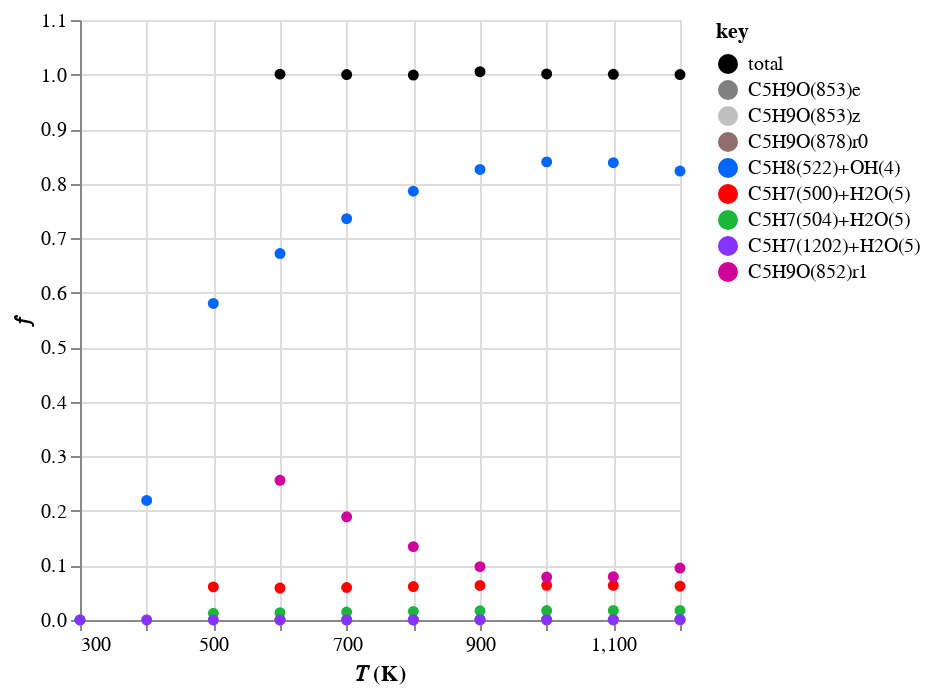
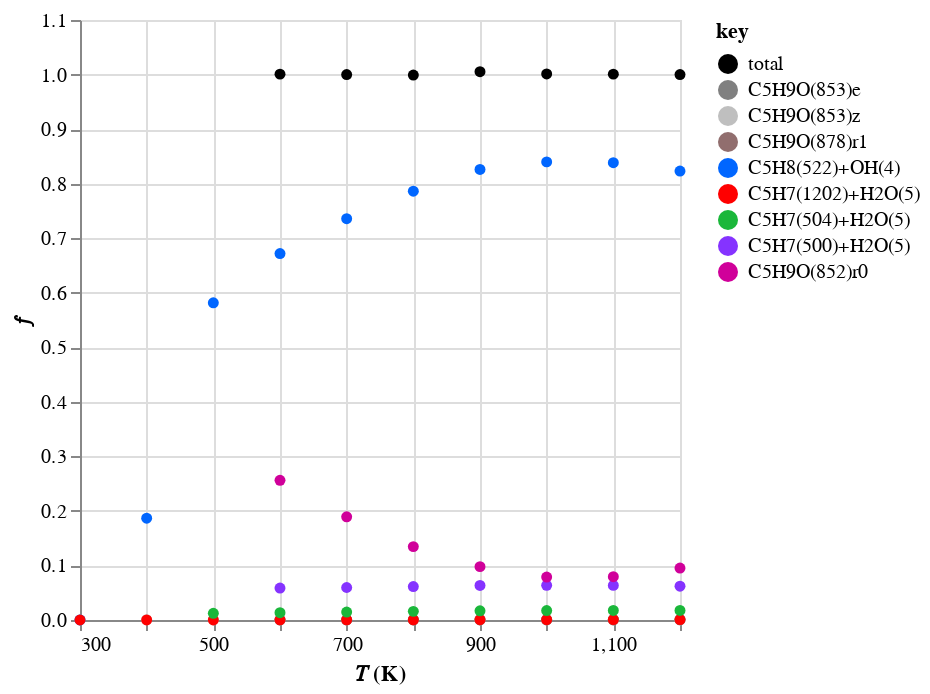
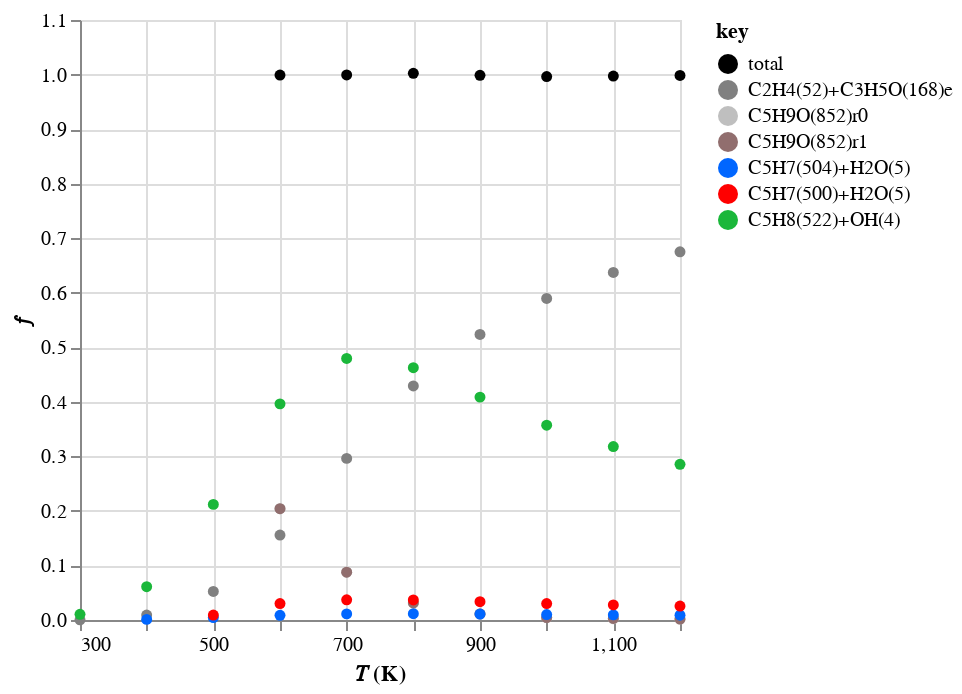
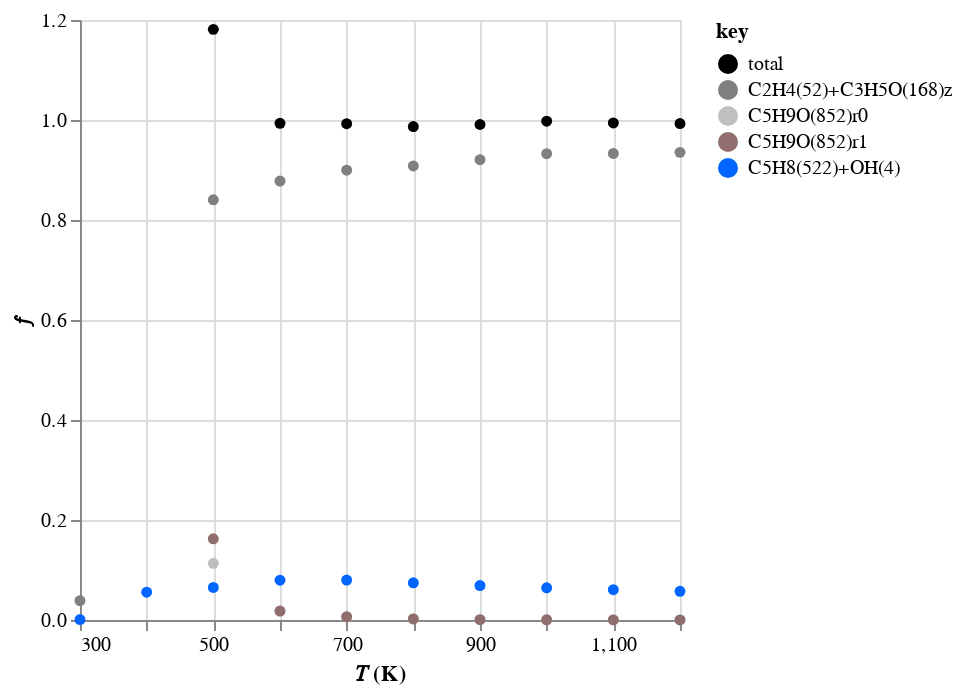

The cell these charts' notebook holds for them, in order:
### Code cell
from pathlib import Path

import automech as am
from project_utilities import p_

T_range = (300, 1200)

stoich = "C5H7"
stoich = "C5H7O2"
stoich = "C5H9"
stoich = "C5H9O"
tag = "Z_mess_v0"
root_path = Path("..")

calc_mech_json = p_.calculated_pes_mechanism(
    tag, stoich, "json", path=p_.data(root_path)
)
calc_mech = am.io.read(calc_mech_json)
am.display_branching_fractions(calc_mech, T_range=T_range)

### Figure 1 — Vega-Lite specification as saved in the notebook (floating-point values rounded to 4 significant figures)
{"config": {"view": {"continuousWidth": 300, "continuousHeight": 300}}, "data": {"name": "data-cc7a2105722701612d05f616d68de2b7"}, "mark": {"type": "point", "filled": true, "opacity": 1}, "encoding": {"color": {"field": "key", "scale": {"domain": ["total", "C5H9O(853)e", "C5H9O(853)z", "C5H9O(878)r0", "C5H8(522)+OH(4)", "C5H7(500)+H2O(5)", "C5H7(504)+H2O(5)", "C5H7(1202)+H2O(5)", "C5H9O(852)r1"], "range": ["#000000", "#808080ff", "#bfbfbfff", "#916e6e", "#0066ff", "#ff0000", "#1ab73a", "#8533ff", "#d0009a"]}, "type": "nominal"}, "x": {"field": "x", "scale": {"zero": false}, "title": "𝑇 (K)", "type": "quantitative"}, "y": {"field": "value", "title": "𝑓", "type": "quantitative"}}, "transform": [{"fold": ["total", "C5H9O(853)e", "C5H9O(853)z", "C5H9O(878)r0", "C5H8(522)+OH(4)", "C5H7(500)+H2O(5)", "C5H7(504)+H2O(5)", "C5H7(1202)+H2O(5)", "C5H9O(852)r1"]}], "$schema": "https://vega.github.io/schema/vega-lite/v5.20.1.json", "datasets": {"data-cc7a2105722701612d05f616d68de2b7": [{"x": 300.0, "total": null, "C5H9O(853)e": null, "C5H9O(853)z": 0.0001096, "C5H9O(878)r0": null, "C5H8(522)+OH(4)": 0.0002348, "C5H7(500)+H2O(5)": null, "C5H7(504)+H2O(5)": null, "C5H7(1202)+H2O(5)": 2.369e-08, "C5H9O(852)r1": null}, {"x": 400.0, "total": null, "C5H9O(853)e": null, "C5H9O(853)z": 0.000278, "C5H9O(878)r0": null, "C5H8(522)+OH(4)": 0.2193, "C5H7(500)+H2O(5)": null, "C5H7(504)+H2O(5)": null, "C5H7(1202)+H2O(5)": 2.826e-05, "C5H9O(852)r1": null}, {"x": 500.0, "total": null, "C5H9O(853)e": null, "C5H9O(853)z": 4.529e-06, "C5H9O(878)r0": null, "C5H8(522)+OH(4)": 0.5804, "C5H7(500)+H2O(5)": 0.06063, "C5H7(504)+H2O(5)": 0.01224, "C5H7(1202)+H2O(5)": 0.0001311, "C5H9O(852)r1": null}, {"x": 600.0, "total": 1.001, "C5H9O(853)e": 0.0002539, "C5H9O(853)z": 5.438e-06, "C5H9O(878)r0": 5.124e-05, "C5H8(522)+OH(4)": 0.6719, "C5H7(500)+H2O(5)": 0.05865, "C5H7(504)+H2O(5)": 0.01346, "C5H7(1202)+H2O(5)": 0.0002315, "C5H9O(852)r1": 0.2562}, {"x": 700.0, "total": 0.9999, "C5H9O(853)e": 0.0003951, "C5H9O(853)z": 1.119e-05, "C5H9O(878)r0": 8.199e-05, "C5H8(522)+OH(4)": 0.7358, "C5H7(500)+H2O(5)": 0.05959, "C5H7(504)+H2O(5)": 0.01464, "C5H7(1202)+H2O(5)": 0.000342, "C5H9O(852)r1": 0.1891}, {"x": 800.0, "total": 0.999, "C5H9O(853)e": 0.0005292, "C5H9O(853)z": 1.816e-05, "C5H9O(878)r0": 0.0001097, "C5H8(522)+OH(4)": 0.7862, "C5H7(500)+H2O(5)": 0.06134, "C5H7(504)+H2O(5)": 0.01583, "C5H7(1202)+H2O(5)": 0.0004492, "C5H9O(852)r1": 0.1346}, {"x": 900.0, "total": 1.005, "C5H9O(853)e": 0.0006529, "C5H9O(853)z": 2.536e-05, "C5H9O(878)r0": 2.203e-05, "C5H8(522)+OH(4)": 0.8261, "C5H7(500)+H2O(5)": 0.06326, "C5H7(504)+H2O(5)": 0.01681, "C5H7(1202)+H2O(5)": 0.0005529, "C5H9O(852)r1": 0.09783}, {"x": 1000.0, "total": 1.001, "C5H9O(853)e": 0.0007616, "C5H9O(853)z": 3.267e-05, "C5H9O(878)r0": 7.367e-05, "C5H8(522)+OH(4)": 0.8399, "C5H7(500)+H2O(5)": 0.0637, "C5H7(504)+H2O(5)": 0.01737, "C5H7(1202)+H2O(5)": 0.000637, "C5H9O(852)r1": 0.07865}, {"x": 1100.0, "total": 1.0, "C5H9O(853)e": 0.0007365, "C5H9O(853)z": 3.533e-05, "C5H9O(878)r0": 0.0001862, "C5H8(522)+OH(4)": 0.8383, "C5H7(500)+H2O(5)": 0.06347, "C5H7(504)+H2O(5)": 0.01758, "C5H7(1202)+H2O(5)": 0.0007086, "C5H9O(852)r1": 0.07944}, {"x": 1200.0, "total": 0.9999, "C5H9O(853)e": 0.0009757, "C5H9O(853)z": 5.022e-05, "C5H9O(878)r0": 0.0002367, "C5H8(522)+OH(4)": 0.823, "C5H7(500)+H2O(5)": 0.06206, "C5H7(504)+H2O(5)": 0.01759, "C5H7(1202)+H2O(5)": 0.000771, "C5H9O(852)r1": 0.09524}]}}

### Figure 2 — Vega-Lite specification as saved in the notebook (floating-point values rounded to 4 significant figures)
{"config": {"view": {"continuousWidth": 300, "continuousHeight": 300}}, "data": {"name": "data-2dd4cb0212e84e1a18b15c7f9714a6f2"}, "mark": {"type": "point", "filled": true, "opacity": 1}, "encoding": {"color": {"field": "key", "scale": {"domain": ["total", "C5H9O(853)e", "C5H9O(853)z", "C5H9O(878)r1", "C5H8(522)+OH(4)", "C5H7(1202)+H2O(5)", "C5H7(504)+H2O(5)", "C5H7(500)+H2O(5)", "C5H9O(852)r0"], "range": ["#000000", "#808080ff", "#bfbfbfff", "#916e6e", "#0066ff", "#ff0000", "#1ab73a", "#8533ff", "#d0009a"]}, "type": "nominal"}, "x": {"field": "x", "scale": {"zero": false}, "title": "𝑇 (K)", "type": "quantitative"}, "y": {"field": "value", "title": "𝑓", "type": "quantitative"}}, "transform": [{"fold": ["total", "C5H9O(853)e", "C5H9O(853)z", "C5H9O(878)r1", "C5H8(522)+OH(4)", "C5H7(1202)+H2O(5)", "C5H7(504)+H2O(5)", "C5H7(500)+H2O(5)", "C5H9O(852)r0"]}], "$schema": "https://vega.github.io/schema/vega-lite/v5.20.1.json", "datasets": {"data-2dd4cb0212e84e1a18b15c7f9714a6f2": [{"x": 300.0, "total": null, "C5H9O(853)e": null, "C5H9O(853)z": 3.323e-05, "C5H9O(878)r1": null, "C5H8(522)+OH(4)": 9.032e-05, "C5H7(1202)+H2O(5)": 8.145e-09, "C5H7(504)+H2O(5)": null, "C5H7(500)+H2O(5)": null, "C5H9O(852)r0": null}, {"x": 400.0, "total": null, "C5H9O(853)e": null, "C5H9O(853)z": 0.0003172, "C5H9O(878)r1": null, "C5H8(522)+OH(4)": 0.1867, "C5H7(1202)+H2O(5)": 2.406e-05, "C5H7(504)+H2O(5)": null, "C5H7(500)+H2O(5)": null, "C5H9O(852)r0": null}, {"x": 500.0, "total": null, "C5H9O(853)e": null, "C5H9O(853)z": 6.519e-06, "C5H9O(878)r1": null, "C5H8(522)+OH(4)": 0.5815, "C5H7(1202)+H2O(5)": 0.0001313, "C5H7(504)+H2O(5)": 0.01226, "C5H7(500)+H2O(5)": null, "C5H9O(852)r0": null}, {"x": 600.0, "total": 1.001, "C5H9O(853)e": 0.0002539, "C5H9O(853)z": 5.438e-06, "C5H9O(878)r1": 5.124e-05, "C5H8(522)+OH(4)": 0.6719, "C5H7(1202)+H2O(5)": 0.0002315, "C5H7(504)+H2O(5)": 0.01346, "C5H7(500)+H2O(5)": 0.05865, "C5H9O(852)r0": 0.2562}, {"x": 700.0, "total": 0.9999, "C5H9O(853)e": 0.0003951, "C5H9O(853)z": 1.111e-05, "C5H9O(878)r1": 8.212e-05, "C5H8(522)+OH(4)": 0.7358, "C5H7(1202)+H2O(5)": 0.000342, "C5H7(504)+H2O(5)": 0.01464, "C5H7(500)+H2O(5)": 0.05959, "C5H9O(852)r0": 0.1891}, {"x": 800.0, "total": 0.999, "C5H9O(853)e": 0.0005292, "C5H9O(853)z": 1.814e-05, "C5H9O(878)r1": 0.0001097, "C5H8(522)+OH(4)": 0.7862, "C5H7(1202)+H2O(5)": 0.0004492, "C5H7(504)+H2O(5)": 0.01583, "C5H7(500)+H2O(5)": 0.06134, "C5H9O(852)r0": 0.1346}, {"x": 900.0, "total": 1.005, "C5H9O(853)e": 0.0006529, "C5H9O(853)z": 2.536e-05, "C5H9O(878)r1": 1.884e-05, "C5H8(522)+OH(4)": 0.8261, "C5H7(1202)+H2O(5)": 0.0005529, "C5H7(504)+H2O(5)": 0.01681, "C5H7(500)+H2O(5)": 0.06326, "C5H9O(852)r0": 0.09783}, {"x": 1000.0, "total": 1.001, "C5H9O(853)e": 0.0007616, "C5H9O(853)z": 3.267e-05, "C5H9O(878)r1": 7.26e-05, "C5H8(522)+OH(4)": 0.8399, "C5H7(1202)+H2O(5)": 0.000637, "C5H7(504)+H2O(5)": 0.01737, "C5H7(500)+H2O(5)": 0.0637, "C5H9O(852)r0": 0.07865}, {"x": 1100.0, "total": 1.001, "C5H9O(853)e": 0.001002, "C5H9O(853)z": 4.691e-05, "C5H9O(878)r1": 0.0001868, "C5H8(522)+OH(4)": 0.8383, "C5H7(1202)+H2O(5)": 0.0007086, "C5H7(504)+H2O(5)": 0.01758, "C5H7(500)+H2O(5)": 0.06347, "C5H9O(852)r0": 0.07944}, {"x": 1200.0, "total": 0.9999, "C5H9O(853)e": 0.0009757, "C5H9O(853)z": 5.022e-05, "C5H9O(878)r1": 0.0002367, "C5H8(522)+OH(4)": 0.823, "C5H7(1202)+H2O(5)": 0.000771, "C5H7(504)+H2O(5)": 0.01759, "C5H7(500)+H2O(5)": 0.06206, "C5H9O(852)r0": 0.09524}]}}

### Figure 3 — Vega-Lite specification as saved in the notebook (floating-point values rounded to 4 significant figures)
{"config": {"view": {"continuousWidth": 300, "continuousHeight": 300}}, "data": {"name": "data-bf2ff6d66a37963f2cf8a033bd0c91c5"}, "mark": {"type": "point", "filled": true, "opacity": 1}, "encoding": {"color": {"field": "key", "scale": {"domain": ["total", "C2H4(52)+C3H5O(168)e", "C5H9O(852)r0", "C5H9O(852)r1", "C5H7(504)+H2O(5)", "C5H7(500)+H2O(5)", "C5H8(522)+OH(4)"], "range": ["#000000", "#808080ff", "#bfbfbfff", "#916e6e", "#0066ff", "#ff0000", "#1ab73a"]}, "type": "nominal"}, "x": {"field": "x", "scale": {"zero": false}, "title": "𝑇 (K)", "type": "quantitative"}, "y": {"field": "value", "title": "𝑓", "type": "quantitative"}}, "transform": [{"fold": ["total", "C2H4(52)+C3H5O(168)e", "C5H9O(852)r0", "C5H9O(852)r1", "C5H7(504)+H2O(5)", "C5H7(500)+H2O(5)", "C5H8(522)+OH(4)"]}], "$schema": "https://vega.github.io/schema/vega-lite/v5.20.1.json", "datasets": {"data-bf2ff6d66a37963f2cf8a033bd0c91c5": [{"x": 300.0, "total": null, "C2H4(52)+C3H5O(168)e": 0.0004455, "C5H9O(852)r0": null, "C5H9O(852)r1": null, "C5H7(504)+H2O(5)": null, "C5H7(500)+H2O(5)": null, "C5H8(522)+OH(4)": 0.01053}, {"x": 400.0, "total": null, "C2H4(52)+C3H5O(168)e": 0.009136, "C5H9O(852)r0": null, "C5H9O(852)r1": null, "C5H7(504)+H2O(5)": 0.001145, "C5H7(500)+H2O(5)": null, "C5H8(522)+OH(4)": 0.06096}, {"x": 500.0, "total": null, "C2H4(52)+C3H5O(168)e": 0.05242, "C5H9O(852)r0": null, "C5H9O(852)r1": null, "C5H7(504)+H2O(5)": 0.004387, "C5H7(500)+H2O(5)": 0.009031, "C5H8(522)+OH(4)": 0.212}, {"x": 600.0, "total": 0.999, "C2H4(52)+C3H5O(168)e": 0.1558, "C5H9O(852)r0": 0.2041, "C5H9O(852)r1": 0.2041, "C5H7(504)+H2O(5)": 0.00869, "C5H7(500)+H2O(5)": 0.0301, "C5H8(522)+OH(4)": 0.3963}, {"x": 700.0, "total": 0.9993, "C2H4(52)+C3H5O(168)e": 0.2963, "C5H9O(852)r0": 0.08765, "C5H9O(852)r1": 0.08765, "C5H7(504)+H2O(5)": 0.01121, "C5H7(500)+H2O(5)": 0.03704, "C5H8(522)+OH(4)": 0.4794}, {"x": 800.0, "total": 1.002, "C2H4(52)+C3H5O(168)e": 0.4292, "C5H9O(852)r0": 0.03117, "C5H9O(852)r1": 0.03117, "C5H7(504)+H2O(5)": 0.01154, "C5H7(500)+H2O(5)": 0.03671, "C5H8(522)+OH(4)": 0.4625}, {"x": 900.0, "total": 0.9986, "C2H4(52)+C3H5O(168)e": 0.5235, "C5H9O(852)r0": 0.01104, "C5H9O(852)r1": 0.01104, "C5H7(504)+H2O(5)": 0.01086, "C5H7(500)+H2O(5)": 0.03355, "C5H8(522)+OH(4)": 0.4086}, {"x": 1000.0, "total": 0.9962, "C2H4(52)+C3H5O(168)e": 0.5896, "C5H9O(852)r0": 0.004566, "C5H9O(852)r1": 0.004566, "C5H7(504)+H2O(5)": 0.01006, "C5H7(500)+H2O(5)": 0.03023, "C5H8(522)+OH(4)": 0.3572}, {"x": 1100.0, "total": 0.9973, "C2H4(52)+C3H5O(168)e": 0.6373, "C5H9O(852)r0": 0.002092, "C5H9O(852)r1": 0.002843, "C5H7(504)+H2O(5)": 0.009379, "C5H7(500)+H2O(5)": 0.02771, "C5H8(522)+OH(4)": 0.318}, {"x": 1200.0, "total": 0.9983, "C2H4(52)+C3H5O(168)e": 0.675, "C5H9O(852)r0": 0.001706, "C5H9O(852)r1": 0.001706, "C5H7(504)+H2O(5)": 0.008812, "C5H7(500)+H2O(5)": 0.02562, "C5H8(522)+OH(4)": 0.2854}]}}

### Figure 4 — Vega-Lite specification as saved in the notebook (floating-point values rounded to 4 significant figures)
{"config": {"view": {"continuousWidth": 300, "continuousHeight": 300}}, "data": {"name": "data-9d31206e1636fde1a5b792363848ce96"}, "mark": {"type": "point", "filled": true, "opacity": 1}, "encoding": {"color": {"field": "key", "scale": {"domain": ["total", "C2H4(52)+C3H5O(168)z", "C5H9O(852)r0", "C5H9O(852)r1", "C5H8(522)+OH(4)"], "range": ["#000000", "#808080ff", "#bfbfbfff", "#916e6e", "#0066ff"]}, "type": "nominal"}, "x": {"field": "x", "scale": {"zero": false}, "title": "𝑇 (K)", "type": "quantitative"}, "y": {"field": "value", "title": "𝑓", "type": "quantitative"}}, "transform": [{"fold": ["total", "C2H4(52)+C3H5O(168)z", "C5H9O(852)r0", "C5H9O(852)r1", "C5H8(522)+OH(4)"]}], "$schema": "https://vega.github.io/schema/vega-lite/v5.20.1.json", "datasets": {"data-9d31206e1636fde1a5b792363848ce96": [{"x": 300.0, "total": null, "C2H4(52)+C3H5O(168)z": 0.03852, "C5H9O(852)r0": null, "C5H9O(852)r1": null, "C5H8(522)+OH(4)": 0.0009141}, {"x": 400.0, "total": null, "C2H4(52)+C3H5O(168)z": null, "C5H9O(852)r0": null, "C5H9O(852)r1": null, "C5H8(522)+OH(4)": 0.05564}, {"x": 500.0, "total": 1.181, "C2H4(52)+C3H5O(168)z": 0.8404, "C5H9O(852)r0": 0.1135, "C5H9O(852)r1": 0.1623, "C5H8(522)+OH(4)": 0.06506}, {"x": 600.0, "total": 0.9935, "C2H4(52)+C3H5O(168)z": 0.878, "C5H9O(852)r0": 0.01799, "C5H9O(852)r1": 0.01799, "C5H8(522)+OH(4)": 0.07953}, {"x": 700.0, "total": 0.9925, "C2H4(52)+C3H5O(168)z": 0.8997, "C5H9O(852)r0": 0.006489, "C5H9O(852)r1": 0.006426, "C5H8(522)+OH(4)": 0.07994}, {"x": 800.0, "total": 0.987, "C2H4(52)+C3H5O(168)z": 0.9082, "C5H9O(852)r0": 0.002173, "C5H9O(852)r1": 0.002168, "C5H8(522)+OH(4)": 0.07449}, {"x": 900.0, "total": 0.991, "C2H4(52)+C3H5O(168)z": 0.9206, "C5H9O(852)r0": 0.0007662, "C5H9O(852)r1": 0.0007662, "C5H8(522)+OH(4)": 0.06883}, {"x": 1000.0, "total": 0.9976, "C2H4(52)+C3H5O(168)z": 0.9325, "C5H9O(852)r0": 0.0003276, "C5H9O(852)r1": 0.0003276, "C5H8(522)+OH(4)": 0.06442}, {"x": 1100.0, "total": 0.994, "C2H4(52)+C3H5O(168)z": 0.9331, "C5H9O(852)r0": 0.0001579, "C5H9O(852)r1": 0.0002097, "C5H8(522)+OH(4)": 0.06054}, {"x": 1200.0, "total": 0.993, "C2H4(52)+C3H5O(168)z": 0.9353, "C5H9O(852)r0": 0.000133, "C5H9O(852)r1": 0.000133, "C5H8(522)+OH(4)": 0.05741}]}}
